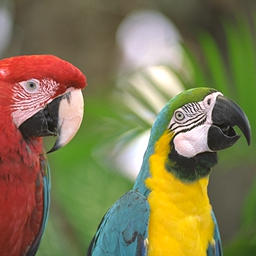
#> input picture data/color/Parrots.bmp, 256 x 256 px
$ python main.py
#> lines starting #> are read from the running program, lines starting #| are printed output that depends on the picture
from pathlib import Path
from typing import Any, List

from matplotlib import lines, patches, pyplot as plt  # type: ignore
from PIL import Image  # type: ignore


def draw_bboxes(img: Any, bboxes: List[List[int]], labels: List[int], scores: List[float], classes: List[str]) -> None:
    colors = plt.rcParams['axes.prop_cycle'].by_key()['color']

    fig, ax = plt.subplots(1)
    ax.imshow(img)

    assert len(bboxes) == len(labels) == len(scores)
    for bbox, label, score in zip(bboxes, labels, scores):
        props = dict(capstyle='butt', facecolor=colors[label])
        ax.text(bbox[0], bbox[1], f'{score:.3f}', va='top', ha='left', bbox=props)
        rect = patches.Rectangle(bbox[:2],
                                 bbox[2] - bbox[0],
                                 bbox[3] - bbox[1],
                                 linewidth=1.5,
                                 edgecolor=colors[label],
                                 facecolor='none')
        ax.add_patch(rect)

    custom_lines = [lines.Line2D([0], [0], color=c, lw=4) for c in colors]
    plt.legend(custom_lines, classes)
    plt.show()


def main() -> None:
    img_path = Path(__file__).resolve().parents[1] / 'data' / 'color' / 'Parrots.bmp'
    img = Image.open(img_path, mode='r').convert('RGB')
#> img is the input picture: PIL image 256x256 RGB; mean R, G, B 129.9, 121.3, 81.8

    bboxes = [[0, 50, 90, 254], [80, 80, 254, 254]]
    labels = [0, 1]
    scores = [0.87, 0.23]
    classes = ['bird1', 'bird2']
    draw_bboxes(img, bboxes, labels, scores, classes)
#> in draw_bboxes, `plt.show()`:
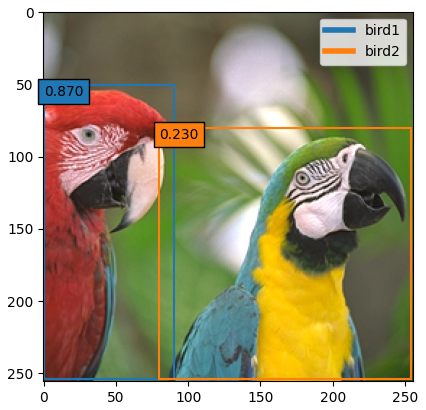
#> figure drawn by matplotlib, 1 panel


if __name__ == '__main__':
    main()

$ run again, with data/color/Aerial.bmp copied over data/color/Parrots.bmp
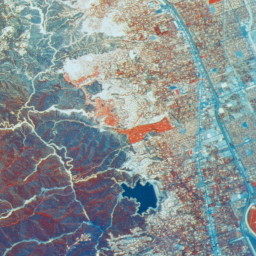
#> input picture data/color/Aerial.bmp, 256 x 256 px
#> in main, img is the input picture: PIL image 256x256 RGB; mean R, G, B 134.9, 144.1, 145.7
#> in draw_bboxes, `plt.show()`:
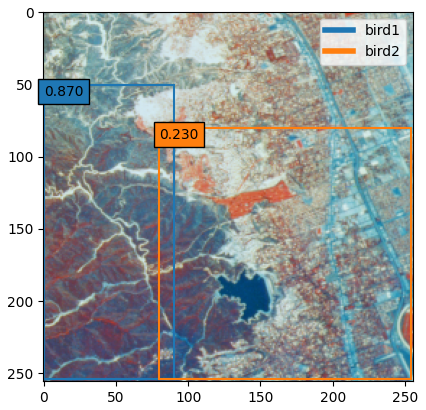
#> figure drawn by matplotlib, 1 panel
